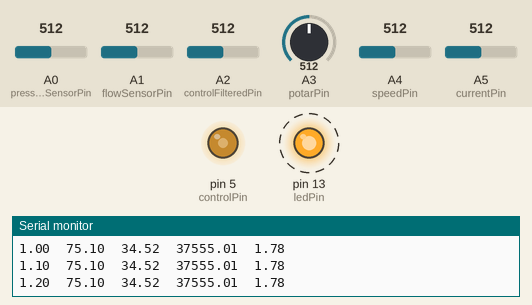
The sketch below on a simulated Arduino Uno, built with avr-gcc and run on an emulated ATmega328P. Shown: output pins drawn as LEDs (lit = HIGH), the last lines printed to the serial monitor. Dashed ring = blinking. Inputs (shaded band) come from the test bench; at power-on: A3 (potarPin) = 512, A0 (pressureSensorPin) = 512, A1 (flowSensorPin) = 512, A2 (controlFilteredPin) = 512, A4 (speedPin) = 512, A5 (currentPin) = 512.

Above: at 1.25 s.
1.3 s: A3 (potarPin) set to 716
At 1.45 s:
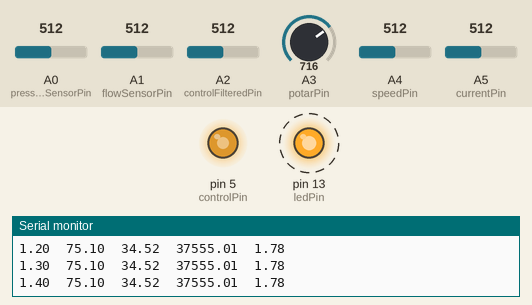
4.3 s: A3 (potarPin) set to 992
At 4.45 s:
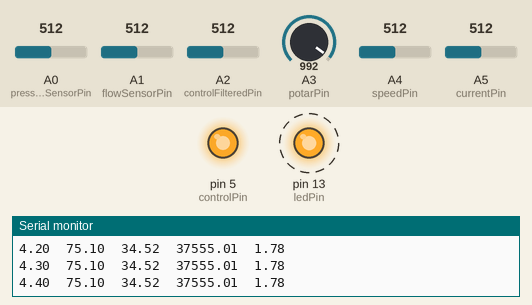
7.3 s: A3 (potarPin) set to 306
At 7.54 s:
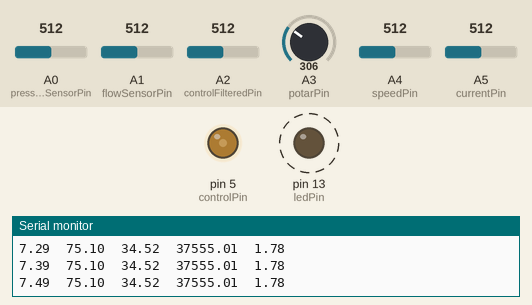
10.3 s: A3 (potarPin) set to 58
At 10.64 s:
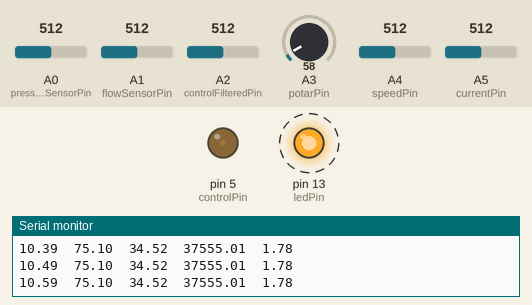
13.3 s: A0 (pressureSensorPin) set to 111
16.3 s: A0 (pressureSensorPin) set to 91
Timing chart, 0 to 20.3 s (numbered marks = the images above; inputs shaded):
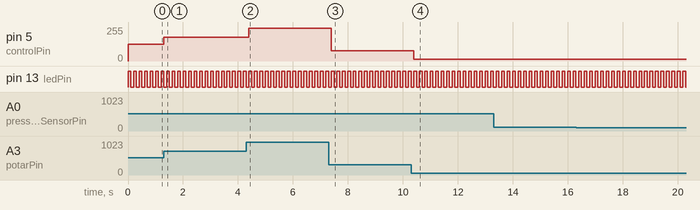

The sketch:

sensors_adc.ino
```cpp
int pressureSensorPin = A0;
int flowSensorPin = A1;
int controlFilteredPin = A2;
int potarPin = A3;
int speedPin = A4;
int currentPin = A5;

int controlPin = 5;

#define P_MIN     0.0
#define P_MAX     68.9476  // 1 psi in mbar
#define RAW_MAX   1023     // ADC 10 bits : 2^10 - 1
#define MAX_MEASURED_SPEED  60000.0   // Max measurable speed in rpm
#define MAX_MEASURED_CURRENT 2.85     // Max measurable current in A

bool led_state = true;
int ledPin = 13;           // select the pin for the LED

unsigned long time = 0 ;

float convertToSI(int raw, int raw_max, float SI_max)
{
  return ( (float)raw * SI_max ) / raw_max ;
}

float sensirion_convertToLMin(int raw, int raw_max)
{
  return (212.5F * ( ((float)raw / raw_max) - 0.1 ) ) - 10 ;
}


float honeywell_convertToPressure(unsigned int raw, float pmin, float pmax, int raw_max)
{
  return ( ( pmax - pmin ) * ( raw - 0.1f * raw_max ) / ( 0.8f * raw_max ) ) + pmin ;
}

void toggle_pin(int pin_id){
  if (digitalRead(pin_id) == HIGH  )
    digitalWrite(ledPin, LOW);
  else
    digitalWrite(ledPin, HIGH);
}

void setup()
{
  Serial.begin(9600);
  // declare the ledPin as an OUTPUT:
  pinMode(ledPin, OUTPUT);

  time = millis();
}

void loop()
{
  unsigned long new_time = millis() ;
  float timestamp = (float)(new_time - time) / 1000;

  int controlFiltered = analogRead(controlFilteredPin) ;

  int potar = analogRead(potarPin) ;
  unsigned int output = map(potar, 0, 1023, 0, 255) ;
  analogWrite(controlPin, output) ;

  int rawSpeed = analogRead(speedPin) ;
  float speedRPM = convertToSI(rawSpeed, RAW_MAX * 4 / 5, MAX_MEASURED_SPEED) ;

  int rawCurrent = analogRead(currentPin) ;
  float currentA = convertToSI(rawCurrent, RAW_MAX * 4 / 5, MAX_MEASURED_CURRENT) ;

  int rawFlow = analogRead(flowSensorPin) ;
  float flowLmin = sensirion_convertToLMin(rawFlow, RAW_MAX);

  int rawPressure = analogRead(pressureSensorPin) ;
  float pressureMbar = honeywell_convertToPressure(rawPressure, P_MIN, P_MAX, RAW_MAX);

  Serial.print(timestamp);
  Serial.print("\t");
  Serial.print(flowLmin);
  Serial.print("\t");
  Serial.print(pressureMbar);
  Serial.print("\t");
  Serial.print(speedRPM);
  Serial.print("\t");
  Serial.print(currentA);
  Serial.print("\n");

  // turn the ledPin on
  toggle_pin(ledPin);

  delay(100 + new_time - millis() );
}
```

Measured:
- after the input at 1.3 s, pin 5 (controlPin): 127/255 → 178/255 at once
- after the input at 4.3 s, pin 5 (controlPin): 178/255 → 247/255 after 0.10 s
- after the input at 7.3 s, pin 5 (controlPin): 247/255 → 76/255 after 0.09 s
- after the input at 10.3 s, pin 5 (controlPin): 76/255 → 14/255 after 0.09 s
- by itself, pin 13 (ledPin): alternates HIGH for 0.10 s and LOW for 0.10 s
